Frame 1 (no input): blank canvas, image omitted
Frame 60 (the mouse pressed at the canvas centre just before this capture): blank canvas, image omitted
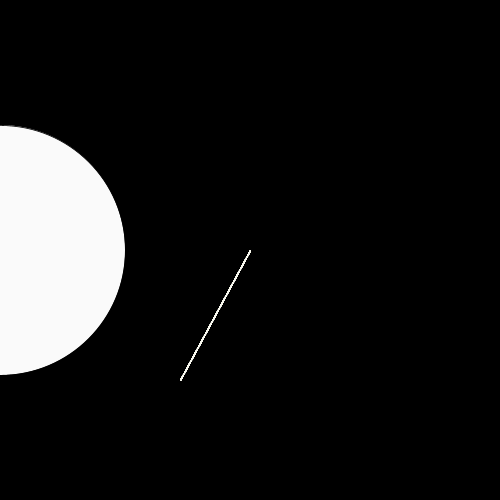
Frame 120 (the mouse held since frame 60 and released just before this capture)

The Processing sketch whose frames 1 and 60 were blank and that drew this single picture after the mouse press (run headless with seeded random() and noise(); from frame 60 on, the mouse is pressed at the canvas centre):

// Processing sketch: processing_71317
// ── processing_71317.pde

void setup(){
   
  size(500,500);
  background (mouseX,mouseY,mouseX);
  ellipseMode(CENTER);
    
   
}
 
void draw (){
  //line
  strokeWeight(1);
  stroke(mouseX,mouseY,mouseX-10);
line(mouseX,mouseY,mouseX-70, mouseY+130);
//ellipse
    stroke(0);
    fill(mouseX,abs(mouseX -pmouseX),mouseY);
  smooth();
  strokeWeight(random(0.1,2));
  ellipse(pmouseX,mouseY,abs (mouseX -pmouseX),abs (mouseX -pmouseX));
   
}
 
 
void keyPressed(){
   
background (mouseX,mouseY-20,mouseX-50);
   
   
}
 
 void mousePressed(){
 }


  

  
 
